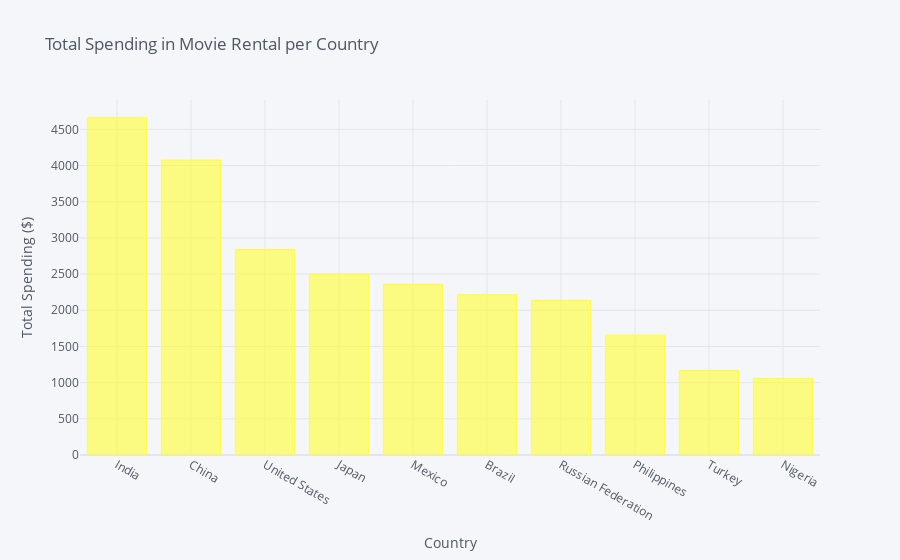

Notebook code for this chart:
### Markdown cell above
Plotting these results in a graph:

### Code cell
by_country.iplot(kind='bar',title='Total Spending in Movie Rental per Country',xTitle='Country',yTitle='Total Spending ($)',color='yellow')

### Figure 1 — Plotly figure (JSON) as saved in the notebook; plotly's stock layout.template omitted (floating-point values rounded to 4 significant figures)
{"data": [{"marker": {"color": "rgba(255, 255, 51, 0.6)", "line": {"color": "rgba(255, 255, 51, 1.0)", "width": 1}}, "name": "Cost", "orientation": "v", "text": "", "type": "bar", "x": ["India", "China", "United States", "Japan", "Mexico", "Brazil", "Russian Federation", "Philippines", "Turkey", "Nigeria"], "y": [4660.0, 4076.0, 2838.0, 2497.0, 2358.0, 2215.0, 2136.0, 1656.0, 1168.0, 1058.0]}], "layout": {"legend": {"bgcolor": "#F5F6F9", "font": {"color": "#4D5663"}}, "paper_bgcolor": "#F5F6F9", "plot_bgcolor": "#F5F6F9", "title": {"font": {"color": "#4D5663"}, "text": "Total Spending in Movie Rental per Country"}, "xaxis": {"gridcolor": "#E1E5ED", "showgrid": true, "tickfont": {"color": "#4D5663"}, "title": {"font": {"color": "#4D5663"}, "text": "Country"}, "zerolinecolor": "#E1E5ED"}, "yaxis": {"gridcolor": "#E1E5ED", "showgrid": true, "tickfont": {"color": "#4D5663"}, "title": {"font": {"color": "#4D5663"}, "text": "Total Spending ($)"}, "zerolinecolor": "#E1E5ED"}}}
